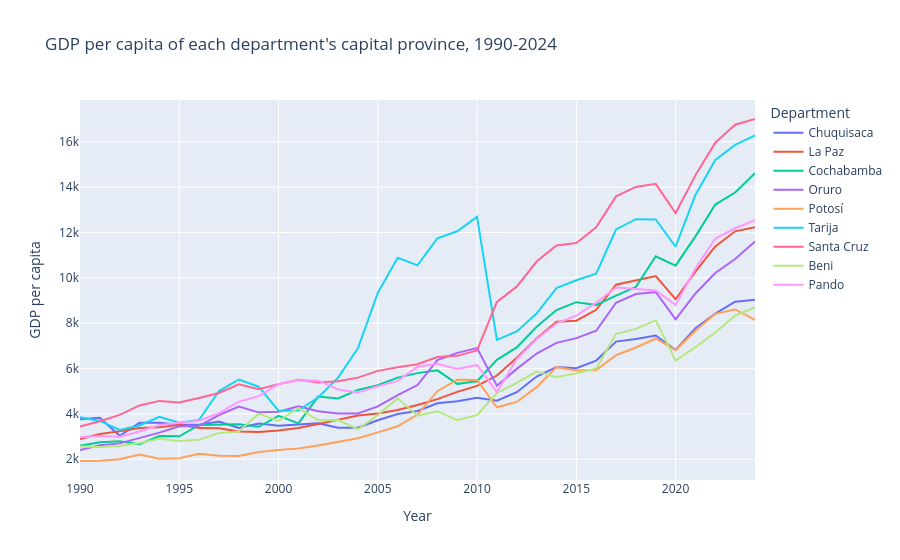
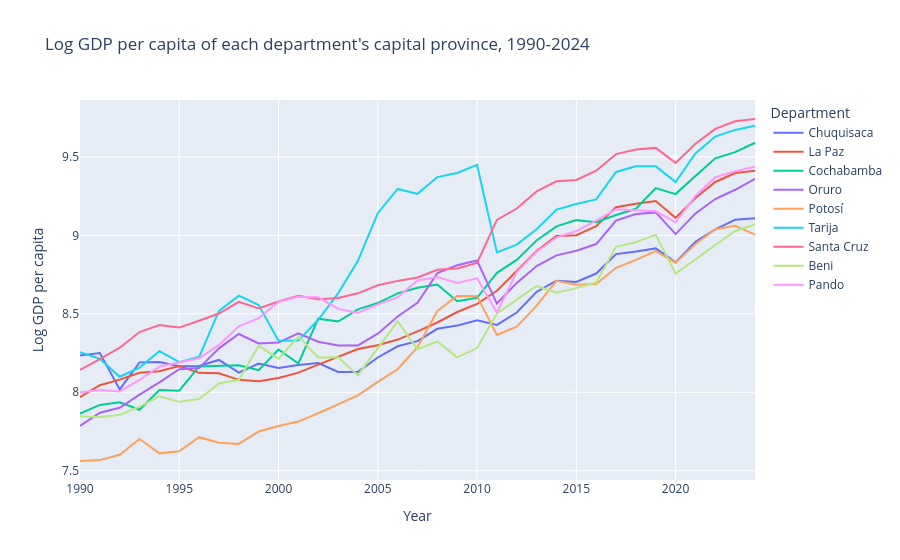

Here is the notebook cell these charts were saved with, in order:
### Markdown cell above
### Representative provinces — one capital province per department

The capital province of each department (`prov_id` ending in `01`). Lines are coloured by **department**
because four of these provinces are all named "Cercado"; hover shows the province name.

### Code cell
caps = long[long['prov_id'] % 100 == 1].sort_values('year')
for ycol, ttl in [('gdppc', 'GDP per capita'), ('lngdppc', 'Log GDP per capita')]:
    fig = px.line(caps, x='year', y=ycol, color='dep', hover_name='prov',
                  labels={'year': 'Year', 'gdppc': 'GDP per capita',
                          'lngdppc': 'Log GDP per capita', 'dep': 'Department'},
                  title=f"{ttl} of each department's capital province, 1990-2024")
    fig.show()

### Figure 1 — Plotly figure (JSON) as saved in the notebook; plotly's stock layout.template omitted (floating-point values rounded to 4 significant figures)
{"data": [{"hovertemplate": "<b>%{hovertext}</b><br><br>Department=Chuquisaca<br>Year=%{x}<br>GDP per capita=%{y}<extra></extra>", "hovertext": ["Oropeza", "Oropeza", "Oropeza", "Oropeza", "Oropeza", "Oropeza", "Oropeza", "Oropeza", "Oropeza", "Oropeza", "Oropeza", "Oropeza", "Oropeza", "Oropeza", "Oropeza", "Oropeza", "Oropeza", "Oropeza", "Oropeza", "Oropeza", "Oropeza", "Oropeza", "Oropeza", "Oropeza", "Oropeza", "Oropeza", "Oropeza", "Oropeza", "Oropeza", "Oropeza", "Oropeza", "Oropeza", "Oropeza", "Oropeza", "Oropeza"], "legendgroup": "Chuquisaca", "line": {"color": "#636efa", "dash": "solid"}, "marker": {"symbol": "circle"}, "mode": "lines", "name": "Chuquisaca", "orientation": "v", "showlegend": true, "type": "scatter", "x": [1990, 1991, 1992, 1993, 1994, 1995, 1996, 1997, 1998, 1999, 2000, 2001, 2002, 2003, 2004, 2005, 2006, 2007, 2008, 2009, 2010, 2011, 2012, 2013, 2014, 2015, 2016, 2017, 2018, 2019, 2020, 2021, 2022, 2023, 2024], "xaxis": "x", "y": [3767.0, 3826.0, 3037.0, 3607.0, 3615.0, 3521.0, 3526.0, 3663.0, 3379.0, 3579.0, 3479.0, 3548.0, 3591.0, 3394.0, 3394.0, 3721.0, 3996.0, 4130.0, 4468.0, 4559.0, 4718.0, 4580.0, 4956.0, 5651.0, 6068.0, 6018.0, 6353.0, 7190.0, 7306.0, 7456.0, 6819.0, 7781.0, 8421.0, 8949.0, 9039.0], "yaxis": "y"}, {"hovertemplate": "<b>%{hovertext}</b><br><br>Department=La Paz<br>Year=%{x}<br>GDP per capita=%{y}<extra></extra>", "hovertext": ["Murillo", "Murillo", "Murillo", "Murillo", "Murillo", "Murillo", "Murillo", "Murillo", "Murillo", "Murillo", "Murillo", "Murillo", "Murillo", "Murillo", "Murillo", "Murillo", "Murillo", "Murillo", "Murillo", "Murillo", "Murillo", "Murillo", "Murillo", "Murillo", "Murillo", "Murillo", "Murillo", "Murillo", "Murillo", "Murillo", "Murillo", "Murillo", "Murillo", "Murillo", "Murillo"], "legendgroup": "La Paz", "line": {"color": "#EF553B", "dash": "solid"}, "marker": {"symbol": "circle"}, "mode": "lines", "name": "La Paz", "orientation": "v", "showlegend": true, "type": "scatter", "x": [1990, 1991, 1992, 1993, 1994, 1995, 1996, 1997, 1998, 1999, 2000, 2001, 2002, 2003, 2004, 2005, 2006, 2007, 2008, 2009, 2010, 2011, 2012, 2013, 2014, 2015, 2016, 2017, 2018, 2019, 2020, 2021, 2022, 2023, 2024], "xaxis": "x", "y": [2889.0, 3118.0, 3232.0, 3376.0, 3407.0, 3524.0, 3374.0, 3366.0, 3227.0, 3200.0, 3266.0, 3379.0, 3555.0, 3735.0, 3928.0, 4022.0, 4171.0, 4394.0, 4651.0, 4971.0, 5236.0, 5694.0, 6479.0, 7332.0, 8065.0, 8110.0, 8594.0, 9699.0, 9906.0, 10080.0, 9059.0, 10280.0, 11390.0, 12050.0, 12230.0], "yaxis": "y"}, {"hovertemplate": "<b>%{hovertext}</b><br><br>Department=Cochabamba<br>Year=%{x}<br>GDP per capita=%{y}<extra></extra>", "hovertext": ["Cercado", "Cercado", "Cercado", "Cercado", "Cercado", "Cercado", "Cercado", "Cercado", "Cercado", "Cercado", "Cercado", "Cercado", "Cercado", "Cercado", "Cercado", "Cercado", "Cercado", "Cercado", "Cercado", "Cercado", "Cercado", "Cercado", "Cercado", "Cercado", "Cercado", "Cercado", "Cercado", "Cercado", "Cercado", "Cercado", "Cercado", "Cercado", "Cercado", "Cercado", "Cercado"], "legendgroup": "Cochabamba", "line": {"color": "#00cc96", "dash": "solid"}, "marker": {"symbol": "circle"}, "mode": "lines", "name": "Cochabamba", "orientation": "v", "showlegend": true, "type": "scatter", "x": [1990, 1991, 1992, 1993, 1994, 1995, 1996, 1997, 1998, 1999, 2000, 2001, 2002, 2003, 2004, 2005, 2006, 2007, 2008, 2009, 2010, 2011, 2012, 2013, 2014, 2015, 2016, 2017, 2018, 2019, 2020, 2021, 2022, 2023, 2024], "xaxis": "x", "y": [2601.0, 2750.0, 2796.0, 2667.0, 3023.0, 3012.0, 3516.0, 3522.0, 3540.0, 3433.0, 3914.0, 3582.0, 4765.0, 4680.0, 5058.0, 5264.0, 5600.0, 5800.0, 5922.0, 5327.0, 5441.0, 6383.0, 6931.0, 7846.0, 8581.0, 8928.0, 8808.0, 9221.0, 9597.0, 10950.0, 10540.0, 11830.0, 13230.0, 13770.0, 14620.0], "yaxis": "y"}, {"hovertemplate": "<b>%{hovertext}</b><br><br>Department=Oruro<br>Year=%{x}<br>GDP per capita=%{y}<extra></extra>", "hovertext": ["Cercado", "Cercado", "Cercado", "Cercado", "Cercado", "Cercado", "Cercado", "Cercado", "Cercado", "Cercado", "Cercado", "Cercado", "Cercado", "Cercado", "Cercado", "Cercado", "Cercado", "Cercado", "Cercado", "Cercado", "Cercado", "Cercado", "Cercado", "Cercado", "Cercado", "Cercado", "Cercado", "Cercado", "Cercado", "Cercado", "Cercado", "Cercado", "Cercado", "Cercado", "Cercado"], "legendgroup": "Oruro", "line": {"color": "#ab63fa", "dash": "solid"}, "marker": {"symbol": "circle"}, "mode": "lines", "name": "Oruro", "orientation": "v", "showlegend": true, "type": "scatter", "x": [1990, 1991, 1992, 1993, 1994, 1995, 1996, 1997, 1998, 1999, 2000, 2001, 2002, 2003, 2004, 2005, 2006, 2007, 2008, 2009, 2010, 2011, 2012, 2013, 2014, 2015, 2016, 2017, 2018, 2019, 2020, 2021, 2022, 2023, 2024], "xaxis": "x", "y": [2405.0, 2617.0, 2701.0, 2937.0, 3174.0, 3455.0, 3478.0, 3944.0, 4322.0, 4069.0, 4096.0, 4337.0, 4114.0, 4015.0, 4018.0, 4331.0, 4830.0, 5273.0, 6371.0, 6694.0, 6902.0, 5247.0, 5986.0, 6665.0, 7134.0, 7343.0, 7667.0, 8905.0, 9286.0, 9379.0, 8167.0, 9313.0, 10210.0, 10830.0, 11610.0], "yaxis": "y"}, {"hovertemplate": "<b>%{hovertext}</b><br><br>Department=Potosí<br>Year=%{x}<br>GDP per capita=%{y}<extra></extra>", "hovertext": ["Tomás Frías", "Tomás Frías", "Tomás Frías", "Tomás Frías", "Tomás Frías", "Tomás Frías", "Tomás Frías", "Tomás Frías", "Tomás Frías", "Tomás Frías", "Tomás Frías", "Tomás Frías", "Tomás Frías", "Tomás Frías", "Tomás Frías", "Tomás Frías", "Tomás Frías", "Tomás Frías", "Tomás Frías", "Tomás Frías", "Tomás Frías", "Tomás Frías", "Tomás Frías", "Tomás Frías", "Tomás Frías", "Tomás Frías", "Tomás Frías", "Tomás Frías", "Tomás Frías", "Tomás Frías", "Tomás Frías", "Tomás Frías", "Tomás Frías", "Tomás Frías", "Tomás Frías"], "legendgroup": "Potosí", "line": {"color": "#FFA15A", "dash": "solid"}, "marker": {"symbol": "circle"}, "mode": "lines", "name": "Potosí", "orientation": "v", "showlegend": true, "type": "scatter", "x": [1990, 1991, 1992, 1993, 1994, 1995, 1996, 1997, 1998, 1999, 2000, 2001, 2002, 2003, 2004, 2005, 2006, 2007, 2008, 2009, 2010, 2011, 2012, 2013, 2014, 2015, 2016, 2017, 2018, 2019, 2020, 2021, 2022, 2023, 2024], "xaxis": "x", "y": [1924.0, 1935.0, 2002.0, 2213.0, 2020.0, 2048.0, 2239.0, 2161.0, 2145.0, 2323.0, 2405.0, 2473.0, 2608.0, 2767.0, 2924.0, 3187.0, 3455.0, 3971.0, 5004.0, 5510.0, 5500.0, 4295.0, 4529.0, 5180.0, 6063.0, 5917.0, 5939.0, 6589.0, 6930.0, 7327.0, 6808.0, 7665.0, 8422.0, 8608.0, 8147.0], "yaxis": "y"}, {"hovertemplate": "<b>%{hovertext}</b><br><br>Department=Tarija<br>Year=%{x}<br>GDP per capita=%{y}<extra></extra>", "hovertext": ["Cercado", "Cercado", "Cercado", "Cercado", "Cercado", "Cercado", "Cercado", "Cercado", "Cercado", "Cercado", "Cercado", "Cercado", "Cercado", "Cercado", "Cercado", "Cercado", "Cercado", "Cercado", "Cercado", "Cercado", "Cercado", "Cercado", "Cercado", "Cercado", "Cercado", "Cercado", "Cercado", "Cercado", "Cercado", "Cercado", "Cercado", "Cercado", "Cercado", "Cercado", "Cercado"], "legendgroup": "Tarija", "line": {"color": "#19d3f3", "dash": "solid"}, "marker": {"symbol": "circle"}, "mode": "lines", "name": "Tarija", "orientation": "v", "showlegend": true, "type": "scatter", "x": [1990, 1991, 1992, 1993, 1994, 1995, 1996, 1997, 1998, 1999, 2000, 2001, 2002, 2003, 2004, 2005, 2006, 2007, 2008, 2009, 2010, 2011, 2012, 2013, 2014, 2015, 2016, 2017, 2018, 2019, 2020, 2021, 2022, 2023, 2024], "xaxis": "x", "y": [3849.0, 3690.0, 3291.0, 3489.0, 3872.0, 3611.0, 3737.0, 5009.0, 5518.0, 5200.0, 4140.0, 4147.0, 4730.0, 5599.0, 6892.0, 9332.0, 10890.0, 10550.0, 11740.0, 12050.0, 12690.0, 7265.0, 7641.0, 8428.0, 9547.0, 9897.0, 10190.0, 12140.0, 12590.0, 12580.0, 11370.0, 13660.0, 15200.0, 15870.0, 16290.0], "yaxis": "y"}, {"hovertemplate": "<b>%{hovertext}</b><br><br>Department=Santa Cruz<br>Year=%{x}<br>GDP per capita=%{y}<extra></extra>", "hovertext": ["Andrés Ibáñez", "Andrés Ibáñez", "Andrés Ibáñez", "Andrés Ibáñez", "Andrés Ibáñez", "Andrés Ibáñez", "Andrés Ibáñez", "Andrés Ibáñez", "Andrés Ibáñez", "Andrés Ibáñez", "Andrés Ibáñez", "Andrés Ibáñez", "Andrés Ibáñez", "Andrés Ibáñez", "Andrés Ibáñez", "Andrés Ibáñez", "Andrés Ibáñez", "Andrés Ibáñez", "Andrés Ibáñez", "Andrés Ibáñez", "Andrés Ibáñez", "Andrés Ibáñez", "Andrés Ibáñez", "Andrés Ibáñez", "Andrés Ibáñez", "Andrés Ibáñez", "Andrés Ibáñez", "Andrés Ibáñez", "Andrés Ibáñez", "Andrés Ibáñez", "Andrés Ibáñez", "Andrés Ibáñez", "Andrés Ibáñez", "Andrés Ibáñez", "Andrés Ibáñez"], "legendgroup": "Santa Cruz", "line": {"color": "#FF6692", "dash": "solid"}, "marker": {"symbol": "circle"}, "mode": "lines", "name": "Santa Cruz", "orientation": "v", "showlegend": true, "type": "scatter", "x": [1990, 1991, 1992, 1993, 1994, 1995, 1996, 1997, 1998, 1999, 2000, 2001, 2002, 2003, 2004, 2005, 2006, 2007, 2008, 2009, 2010, 2011, 2012, 2013, 2014, 2015, 2016, 2017, 2018, 2019, 2020, 2021, 2022, 2023, 2024], "xaxis": "x", "y": [3439.0, 3680.0, 3960.0, 4375.0, 4575.0, 4502.0, 4702.0, 4924.0, 5304.0, 5088.0, 5314.0, 5510.0, 5391.0, 5437.0, 5601.0, 5898.0, 6062.0, 6195.0, 6509.0, 6562.0, 6801.0, 8939.0, 9613.0, 10720.0, 11430.0, 11540.0, 12230.0, 13600.0, 14010.0, 14150.0, 12860.0, 14530.0, 15960.0, 16750.0, 17010.0], "yaxis": "y"}, {"hovertemplate": "<b>%{hovertext}</b><br><br>Department=Beni<br>Year=%{x}<br>GDP per capita=%{y}<extra></extra>", "hovertext": ["Cercado", "Cercado", "Cercado", "Cercado", "Cercado", "Cercado", "Cercado", "Cercado", "Cercado", "Cercado", "Cercado", "Cercado", "Cercado", "Cercado", "Cercado", "Cercado", "Cercado", "Cercado", "Cercado", "Cercado", "Cercado", "Cercado", "Cercado", "Cercado", "Cercado", "Cercado", "Cercado", "Cercado", "Cercado", "Cercado", "Cercado", "Cercado", "Cercado", "Cercado", "Cercado"], "legendgroup": "Beni", "line": {"color": "#B6E880", "dash": "solid"}, "marker": {"symbol": "circle"}, "mode": "lines", "name": "Beni", "orientation": "v", "showlegend": true, "type": "scatter", "x": [1990, 1991, 1992, 1993, 1994, 1995, 1996, 1997, 1998, 1999, 2000, 2001, 2002, 2003, 2004, 2005, 2006, 2007, 2008, 2009, 2010, 2011, 2012, 2013, 2014, 2015, 2016, 2017, 2018, 2019, 2020, 2021, 2022, 2023, 2024], "xaxis": "x", "y": [2560.0, 2544.0, 2582.0, 2720.0, 2906.0, 2805.0, 2857.0, 3155.0, 3222.0, 4012.0, 3688.0, 4260.0, 3719.0, 3729.0, 3324.0, 3951.0, 4686.0, 3922.0, 4121.0, 3724.0, 3952.0, 4924.0, 5368.0, 5869.0, 5619.0, 5788.0, 6000.0, 7534.0, 7752.0, 8126.0, 6354.0, 6944.0, 7592.0, 8331.0, 8692.0], "yaxis": "y"}, {"hovertemplate": "<b>%{hovertext}</b><br><br>Department=Pando<br>Year=%{x}<br>GDP per capita=%{y}<extra></extra>", "hovertext": ["Nicolás Suárez", "Nicolás Suárez", "Nicolás Suárez", "Nicolás Suárez", "Nicolás Suárez", "Nicolás Suárez", "Nicolás Suárez", "Nicolás Suárez", "Nicolás Suárez", "Nicolás Suárez", "Nicolás Suárez", "Nicolás Suárez", "Nicolás Suárez", "Nicolás Suárez", "Nicolás Suárez", "Nicolás Suárez", "Nicolás Suárez", "Nicolás Suárez", "Nicolás Suárez", "Nicolás Suárez", "Nicolás Suárez", "Nicolás Suárez", "Nicolás Suárez", "Nicolás Suárez", "Nicolás Suárez", "Nicolás Suárez", "Nicolás Suárez", "Nicolás Suárez", "Nicolás Suárez", "Nicolás Suárez", "Nicolás Suárez", "Nicolás Suárez", "Nicolás Suárez", "Nicolás Suárez", "Nicolás Suárez"], "legendgroup": "Pando", "line": {"color": "#FF97FF", "dash": "solid"}, "marker": {"symbol": "circle"}, "mode": "lines", "name": "Pando", "orientation": "v", "showlegend": true, "type": "scatter", "x": [1990, 1991, 1992, 1993, 1994, 1995, 1996, 1997, 1998, 1999, 2000, 2001, 2002, 2003, 2004, 2005, 2006, 2007, 2008, 2009, 2010, 2011, 2012, 2013, 2014, 2015, 2016, 2017, 2018, 2019, 2020, 2021, 2022, 2023, 2024], "xaxis": "x", "y": [2975.0, 3024.0, 2998.0, 3224.0, 3512.0, 3611.0, 3701.0, 4031.0, 4539.0, 4783.0, 5306.0, 5482.0, 5466.0, 5078.0, 4944.0, 5218.0, 5458.0, 6078.0, 6210.0, 5979.0, 6161.0, 4958.0, 6412.0, 7297.0, 7991.0, 8333.0, 8903.0, 9574.0, 9513.0, 9442.0, 8808.0, 10420.0, 11740.0, 12190.0, 12550.0], "yaxis": "y"}], "layout": {"legend": {"title": {"text": "Department"}, "tracegroupgap": 0}, "title": {"text": "GDP per capita of each department's capital province, 1990-2024"}, "xaxis": {"anchor": "y", "domain": [0.0, 1.0], "title": {"text": "Year"}}, "yaxis": {"anchor": "x", "domain": [0.0, 1.0], "title": {"text": "GDP per capita"}}}}

### Figure 2 — Plotly figure (JSON) as saved in the notebook; plotly's stock layout.template omitted (floating-point values rounded to 4 significant figures)
{"data": [{"hovertemplate": "<b>%{hovertext}</b><br><br>Department=Chuquisaca<br>Year=%{x}<br>Log GDP per capita=%{y}<extra></extra>", "hovertext": ["Oropeza", "Oropeza", "Oropeza", "Oropeza", "Oropeza", "Oropeza", "Oropeza", "Oropeza", "Oropeza", "Oropeza", "Oropeza", "Oropeza", "Oropeza", "Oropeza", "Oropeza", "Oropeza", "Oropeza", "Oropeza", "Oropeza", "Oropeza", "Oropeza", "Oropeza", "Oropeza", "Oropeza", "Oropeza", "Oropeza", "Oropeza", "Oropeza", "Oropeza", "Oropeza", "Oropeza", "Oropeza", "Oropeza", "Oropeza", "Oropeza"], "legendgroup": "Chuquisaca", "line": {"color": "#636efa", "dash": "solid"}, "marker": {"symbol": "circle"}, "mode": "lines", "name": "Chuquisaca", "orientation": "v", "showlegend": true, "type": "scatter", "x": [1990, 1991, 1992, 1993, 1994, 1995, 1996, 1997, 1998, 1999, 2000, 2001, 2002, 2003, 2004, 2005, 2006, 2007, 2008, 2009, 2010, 2011, 2012, 2013, 2014, 2015, 2016, 2017, 2018, 2019, 2020, 2021, 2022, 2023, 2024], "xaxis": "x", "y": [8.234, 8.25, 8.019, 8.191, 8.193, 8.167, 8.168, 8.206, 8.125, 8.183, 8.155, 8.174, 8.186, 8.13, 8.13, 8.222, 8.293, 8.326, 8.405, 8.425, 8.459, 8.429, 8.508, 8.64, 8.711, 8.703, 8.757, 8.88, 8.896, 8.917, 8.827, 8.959, 9.038, 9.099, 9.109], "yaxis": "y"}, {"hovertemplate": "<b>%{hovertext}</b><br><br>Department=La Paz<br>Year=%{x}<br>Log GDP per capita=%{y}<extra></extra>", "hovertext": ["Murillo", "Murillo", "Murillo", "Murillo", "Murillo", "Murillo", "Murillo", "Murillo", "Murillo", "Murillo", "Murillo", "Murillo", "Murillo", "Murillo", "Murillo", "Murillo", "Murillo", "Murillo", "Murillo", "Murillo", "Murillo", "Murillo", "Murillo", "Murillo", "Murillo", "Murillo", "Murillo", "Murillo", "Murillo", "Murillo", "Murillo", "Murillo", "Murillo", "Murillo", "Murillo"], "legendgroup": "La Paz", "line": {"color": "#EF553B", "dash": "solid"}, "marker": {"symbol": "circle"}, "mode": "lines", "name": "La Paz", "orientation": "v", "showlegend": true, "type": "scatter", "x": [1990, 1991, 1992, 1993, 1994, 1995, 1996, 1997, 1998, 1999, 2000, 2001, 2002, 2003, 2004, 2005, 2006, 2007, 2008, 2009, 2010, 2011, 2012, 2013, 2014, 2015, 2016, 2017, 2018, 2019, 2020, 2021, 2022, 2023, 2024], "xaxis": "x", "y": [7.969, 8.045, 8.081, 8.124, 8.134, 8.167, 8.124, 8.121, 8.079, 8.071, 8.091, 8.125, 8.176, 8.226, 8.276, 8.3, 8.336, 8.388, 8.445, 8.511, 8.563, 8.647, 8.776, 8.9, 8.995, 9.001, 9.059, 9.18, 9.201, 9.218, 9.112, 9.238, 9.34, 9.397, 9.412], "yaxis": "y"}, {"hovertemplate": "<b>%{hovertext}</b><br><br>Department=Cochabamba<br>Year=%{x}<br>Log GDP per capita=%{y}<extra></extra>", "hovertext": ["Cercado", "Cercado", "Cercado", "Cercado", "Cercado", "Cercado", "Cercado", "Cercado", "Cercado", "Cercado", "Cercado", "Cercado", "Cercado", "Cercado", "Cercado", "Cercado", "Cercado", "Cercado", "Cercado", "Cercado", "Cercado", "Cercado", "Cercado", "Cercado", "Cercado", "Cercado", "Cercado", "Cercado", "Cercado", "Cercado", "Cercado", "Cercado", "Cercado", "Cercado", "Cercado"], "legendgroup": "Cochabamba", "line": {"color": "#00cc96", "dash": "solid"}, "marker": {"symbol": "circle"}, "mode": "lines", "name": "Cochabamba", "orientation": "v", "showlegend": true, "type": "scatter", "x": [1990, 1991, 1992, 1993, 1994, 1995, 1996, 1997, 1998, 1999, 2000, 2001, 2002, 2003, 2004, 2005, 2006, 2007, 2008, 2009, 2010, 2011, 2012, 2013, 2014, 2015, 2016, 2017, 2018, 2019, 2020, 2021, 2022, 2023, 2024], "xaxis": "x", "y": [7.864, 7.919, 7.936, 7.889, 8.014, 8.01, 8.165, 8.167, 8.172, 8.141, 8.272, 8.184, 8.469, 8.451, 8.529, 8.569, 8.631, 8.666, 8.686, 8.581, 8.602, 8.761, 8.844, 8.968, 9.057, 9.097, 9.083, 9.129, 9.169, 9.301, 9.263, 9.378, 9.491, 9.53, 9.59], "yaxis": "y"}, {"hovertemplate": "<b>%{hovertext}</b><br><br>Department=Oruro<br>Year=%{x}<br>Log GDP per capita=%{y}<extra></extra>", "hovertext": ["Cercado", "Cercado", "Cercado", "Cercado", "Cercado", "Cercado", "Cercado", "Cercado", "Cercado", "Cercado", "Cercado", "Cercado", "Cercado", "Cercado", "Cercado", "Cercado", "Cercado", "Cercado", "Cercado", "Cercado", "Cercado", "Cercado", "Cercado", "Cercado", "Cercado", "Cercado", "Cercado", "Cercado", "Cercado", "Cercado", "Cercado", "Cercado", "Cercado", "Cercado", "Cercado"], "legendgroup": "Oruro", "line": {"color": "#ab63fa", "dash": "solid"}, "marker": {"symbol": "circle"}, "mode": "lines", "name": "Oruro", "orientation": "v", "showlegend": true, "type": "scatter", "x": [1990, 1991, 1992, 1993, 1994, 1995, 1996, 1997, 1998, 1999, 2000, 2001, 2002, 2003, 2004, 2005, 2006, 2007, 2008, 2009, 2010, 2011, 2012, 2013, 2014, 2015, 2016, 2017, 2018, 2019, 2020, 2021, 2022, 2023, 2024], "xaxis": "x", "y": [7.785, 7.87, 7.901, 7.985, 8.063, 8.148, 8.154, 8.28, 8.371, 8.311, 8.318, 8.375, 8.322, 8.298, 8.299, 8.374, 8.483, 8.57, 8.76, 8.809, 8.84, 8.565, 8.697, 8.805, 8.873, 8.902, 8.945, 9.094, 9.136, 9.146, 9.008, 9.139, 9.232, 9.29, 9.359], "yaxis": "y"}, {"hovertemplate": "<b>%{hovertext}</b><br><br>Department=Potosí<br>Year=%{x}<br>Log GDP per capita=%{y}<extra></extra>", "hovertext": ["Tomás Frías", "Tomás Frías", "Tomás Frías", "Tomás Frías", "Tomás Frías", "Tomás Frías", "Tomás Frías", "Tomás Frías", "Tomás Frías", "Tomás Frías", "Tomás Frías", "Tomás Frías", "Tomás Frías", "Tomás Frías", "Tomás Frías", "Tomás Frías", "Tomás Frías", "Tomás Frías", "Tomás Frías", "Tomás Frías", "Tomás Frías", "Tomás Frías", "Tomás Frías", "Tomás Frías", "Tomás Frías", "Tomás Frías", "Tomás Frías", "Tomás Frías", "Tomás Frías", "Tomás Frías", "Tomás Frías", "Tomás Frías", "Tomás Frías", "Tomás Frías", "Tomás Frías"], "legendgroup": "Potosí", "line": {"color": "#FFA15A", "dash": "solid"}, "marker": {"symbol": "circle"}, "mode": "lines", "name": "Potosí", "orientation": "v", "showlegend": true, "type": "scatter", "x": [1990, 1991, 1992, 1993, 1994, 1995, 1996, 1997, 1998, 1999, 2000, 2001, 2002, 2003, 2004, 2005, 2006, 2007, 2008, 2009, 2010, 2011, 2012, 2013, 2014, 2015, 2016, 2017, 2018, 2019, 2020, 2021, 2022, 2023, 2024], "xaxis": "x", "y": [7.562, 7.568, 7.602, 7.702, 7.611, 7.625, 7.714, 7.678, 7.671, 7.751, 7.785, 7.813, 7.866, 7.926, 7.981, 8.067, 8.148, 8.287, 8.518, 8.614, 8.613, 8.365, 8.418, 8.553, 8.71, 8.686, 8.689, 8.793, 8.844, 8.899, 8.826, 8.944, 9.039, 9.06, 9.005], "yaxis": "y"}, {"hovertemplate": "<b>%{hovertext}</b><br><br>Department=Tarija<br>Year=%{x}<br>Log GDP per capita=%{y}<extra></extra>", "hovertext": ["Cercado", "Cercado", "Cercado", "Cercado", "Cercado", "Cercado", "Cercado", "Cercado", "Cercado", "Cercado", "Cercado", "Cercado", "Cercado", "Cercado", "Cercado", "Cercado", "Cercado", "Cercado", "Cercado", "Cercado", "Cercado", "Cercado", "Cercado", "Cercado", "Cercado", "Cercado", "Cercado", "Cercado", "Cercado", "Cercado", "Cercado", "Cercado", "Cercado", "Cercado", "Cercado"], "legendgroup": "Tarija", "line": {"color": "#19d3f3", "dash": "solid"}, "marker": {"symbol": "circle"}, "mode": "lines", "name": "Tarija", "orientation": "v", "showlegend": true, "type": "scatter", "x": [1990, 1991, 1992, 1993, 1994, 1995, 1996, 1997, 1998, 1999, 2000, 2001, 2002, 2003, 2004, 2005, 2006, 2007, 2008, 2009, 2010, 2011, 2012, 2013, 2014, 2015, 2016, 2017, 2018, 2019, 2020, 2021, 2022, 2023, 2024], "xaxis": "x", "y": [8.256, 8.213, 8.099, 8.157, 8.262, 8.192, 8.226, 8.519, 8.616, 8.556, 8.328, 8.33, 8.462, 8.63, 8.838, 9.141, 9.295, 9.264, 9.371, 9.397, 9.449, 8.891, 8.941, 9.039, 9.164, 9.2, 9.229, 9.404, 9.441, 9.44, 9.339, 9.522, 9.629, 9.672, 9.698], "yaxis": "y"}, {"hovertemplate": "<b>%{hovertext}</b><br><br>Department=Santa Cruz<br>Year=%{x}<br>Log GDP per capita=%{y}<extra></extra>", "hovertext": ["Andrés Ibáñez", "Andrés Ibáñez", "Andrés Ibáñez", "Andrés Ibáñez", "Andrés Ibáñez", "Andrés Ibáñez", "Andrés Ibáñez", "Andrés Ibáñez", "Andrés Ibáñez", "Andrés Ibáñez", "Andrés Ibáñez", "Andrés Ibáñez", "Andrés Ibáñez", "Andrés Ibáñez", "Andrés Ibáñez", "Andrés Ibáñez", "Andrés Ibáñez", "Andrés Ibáñez", "Andrés Ibáñez", "Andrés Ibáñez", "Andrés Ibáñez", "Andrés Ibáñez", "Andrés Ibáñez", "Andrés Ibáñez", "Andrés Ibáñez", "Andrés Ibáñez", "Andrés Ibáñez", "Andrés Ibáñez", "Andrés Ibáñez", "Andrés Ibáñez", "Andrés Ibáñez", "Andrés Ibáñez", "Andrés Ibáñez", "Andrés Ibáñez", "Andrés Ibáñez"], "legendgroup": "Santa Cruz", "line": {"color": "#FF6692", "dash": "solid"}, "marker": {"symbol": "circle"}, "mode": "lines", "name": "Santa Cruz", "orientation": "v", "showlegend": true, "type": "scatter", "x": [1990, 1991, 1992, 1993, 1994, 1995, 1996, 1997, 1998, 1999, 2000, 2001, 2002, 2003, 2004, 2005, 2006, 2007, 2008, 2009, 2010, 2011, 2012, 2013, 2014, 2015, 2016, 2017, 2018, 2019, 2020, 2021, 2022, 2023, 2024], "xaxis": "x", "y": [8.143, 8.211, 8.284, 8.384, 8.428, 8.412, 8.456, 8.502, 8.576, 8.535, 8.578, 8.614, 8.592, 8.601, 8.631, 8.682, 8.71, 8.731, 8.781, 8.789, 8.825, 9.098, 9.171, 9.28, 9.344, 9.353, 9.412, 9.518, 9.548, 9.557, 9.462, 9.584, 9.678, 9.726, 9.741], "yaxis": "y"}, {"hovertemplate": "<b>%{hovertext}</b><br><br>Department=Beni<br>Year=%{x}<br>Log GDP per capita=%{y}<extra></extra>", "hovertext": ["Cercado", "Cercado", "Cercado", "Cercado", "Cercado", "Cercado", "Cercado", "Cercado", "Cercado", "Cercado", "Cercado", "Cercado", "Cercado", "Cercado", "Cercado", "Cercado", "Cercado", "Cercado", "Cercado", "Cercado", "Cercado", "Cercado", "Cercado", "Cercado", "Cercado", "Cercado", "Cercado", "Cercado", "Cercado", "Cercado", "Cercado", "Cercado", "Cercado", "Cercado", "Cercado"], "legendgroup": "Beni", "line": {"color": "#B6E880", "dash": "solid"}, "marker": {"symbol": "circle"}, "mode": "lines", "name": "Beni", "orientation": "v", "showlegend": true, "type": "scatter", "x": [1990, 1991, 1992, 1993, 1994, 1995, 1996, 1997, 1998, 1999, 2000, 2001, 2002, 2003, 2004, 2005, 2006, 2007, 2008, 2009, 2010, 2011, 2012, 2013, 2014, 2015, 2016, 2017, 2018, 2019, 2020, 2021, 2022, 2023, 2024], "xaxis": "x", "y": [7.848, 7.841, 7.856, 7.908, 7.975, 7.939, 7.958, 8.057, 8.078, 8.297, 8.213, 8.357, 8.221, 8.224, 8.109, 8.282, 8.452, 8.274, 8.324, 8.223, 8.282, 8.502, 8.588, 8.677, 8.634, 8.664, 8.7, 8.927, 8.956, 9.003, 8.757, 8.846, 8.935, 9.028, 9.07], "yaxis": "y"}, {"hovertemplate": "<b>%{hovertext}</b><br><br>Department=Pando<br>Year=%{x}<br>Log GDP per capita=%{y}<extra></extra>", "hovertext": ["Nicolás Suárez", "Nicolás Suárez", "Nicolás Suárez", "Nicolás Suárez", "Nicolás Suárez", "Nicolás Suárez", "Nicolás Suárez", "Nicolás Suárez", "Nicolás Suárez", "Nicolás Suárez", "Nicolás Suárez", "Nicolás Suárez", "Nicolás Suárez", "Nicolás Suárez", "Nicolás Suárez", "Nicolás Suárez", "Nicolás Suárez", "Nicolás Suárez", "Nicolás Suárez", "Nicolás Suárez", "Nicolás Suárez", "Nicolás Suárez", "Nicolás Suárez", "Nicolás Suárez", "Nicolás Suárez", "Nicolás Suárez", "Nicolás Suárez", "Nicolás Suárez", "Nicolás Suárez", "Nicolás Suárez", "Nicolás Suárez", "Nicolás Suárez", "Nicolás Suárez", "Nicolás Suárez", "Nicolás Suárez"], "legendgroup": "Pando", "line": {"color": "#FF97FF", "dash": "solid"}, "marker": {"symbol": "circle"}, "mode": "lines", "name": "Pando", "orientation": "v", "showlegend": true, "type": "scatter", "x": [1990, 1991, 1992, 1993, 1994, 1995, 1996, 1997, 1998, 1999, 2000, 2001, 2002, 2003, 2004, 2005, 2006, 2007, 2008, 2009, 2010, 2011, 2012, 2013, 2014, 2015, 2016, 2017, 2018, 2019, 2020, 2021, 2022, 2023, 2024], "xaxis": "x", "y": [7.998, 8.014, 8.006, 8.078, 8.164, 8.192, 8.216, 8.302, 8.42, 8.473, 8.577, 8.609, 8.606, 8.533, 8.506, 8.56, 8.605, 8.712, 8.734, 8.696, 8.726, 8.509, 8.766, 8.895, 8.986, 9.028, 9.094, 9.167, 9.16, 9.153, 9.083, 9.251, 9.371, 9.408, 9.437], "yaxis": "y"}], "layout": {"legend": {"title": {"text": "Department"}, "tracegroupgap": 0}, "title": {"text": "Log GDP per capita of each department's capital province, 1990-2024"}, "xaxis": {"anchor": "y", "domain": [0.0, 1.0], "title": {"text": "Year"}}, "yaxis": {"anchor": "x", "domain": [0.0, 1.0], "title": {"text": "Log GDP per capita"}}}}
